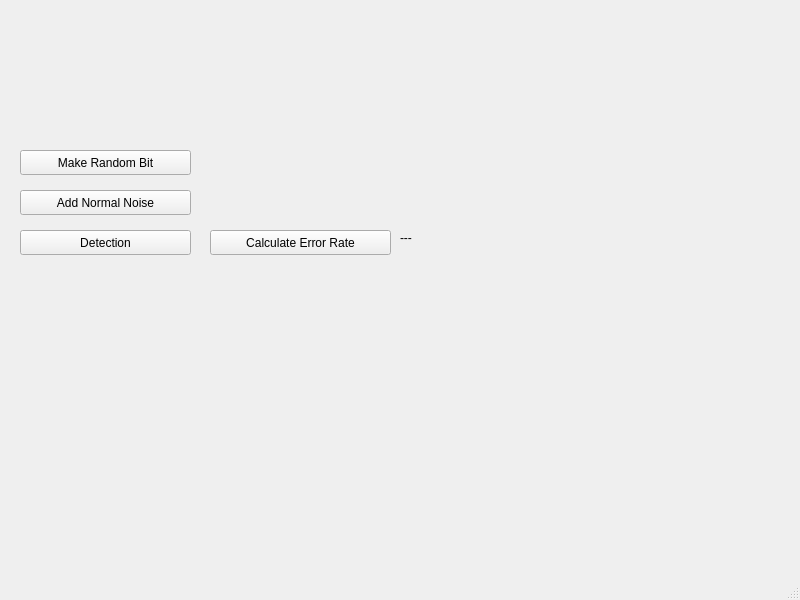
<?xml version="1.0" encoding="UTF-8"?>
<ui version="4.0">
 <class>MainWindow</class>
 <widget class="QMainWindow" name="MainWindow">
  <property name="geometry">
   <rect>
    <x>0</x>
    <y>0</y>
    <width>800</width>
    <height>600</height>
   </rect>
  </property>
  <property name="windowTitle">
   <string>MainWindow</string>
  </property>
  <widget class="QWidget" name="centralwidget">
   <widget class="QPushButton" name="pushButton">
    <property name="geometry">
     <rect>
      <x>20</x>
      <y>150</y>
      <width>171</width>
      <height>25</height>
     </rect>
    </property>
    <property name="text">
     <string>Make Random Bit</string>
    </property>
   </widget>
   <widget class="QPushButton" name="pushButtonAddNormalNoise">
    <property name="geometry">
     <rect>
      <x>20</x>
      <y>190</y>
      <width>171</width>
      <height>25</height>
     </rect>
    </property>
    <property name="text">
     <string>Add Normal Noise</string>
    </property>
   </widget>
   <widget class="QPushButton" name="pushButtonDetection">
    <property name="geometry">
     <rect>
      <x>20</x>
      <y>230</y>
      <width>171</width>
      <height>25</height>
     </rect>
    </property>
    <property name="text">
     <string>Detection</string>
    </property>
   </widget>
   <widget class="QPushButton" name="pushButtonErrorRate">
    <property name="geometry">
     <rect>
      <x>210</x>
      <y>230</y>
      <width>181</width>
      <height>25</height>
     </rect>
    </property>
    <property name="text">
     <string>Calculate Error Rate</string>
    </property>
   </widget>
   <widget class="QLabel" name="labelErrorRate">
    <property name="geometry">
     <rect>
      <x>400</x>
      <y>230</y>
      <width>171</width>
      <height>16</height>
     </rect>
    </property>
    <property name="text">
     <string>---</string>
    </property>
   </widget>
  </widget>
  <widget class="QMenuBar" name="menubar">
   <property name="geometry">
    <rect>
     <x>0</x>
     <y>0</y>
     <width>800</width>
     <height>25</height>
    </rect>
   </property>
  </widget>
  <widget class="QStatusBar" name="statusbar"/>
 </widget>
 <resources/>
 <connections/>
</ui>
